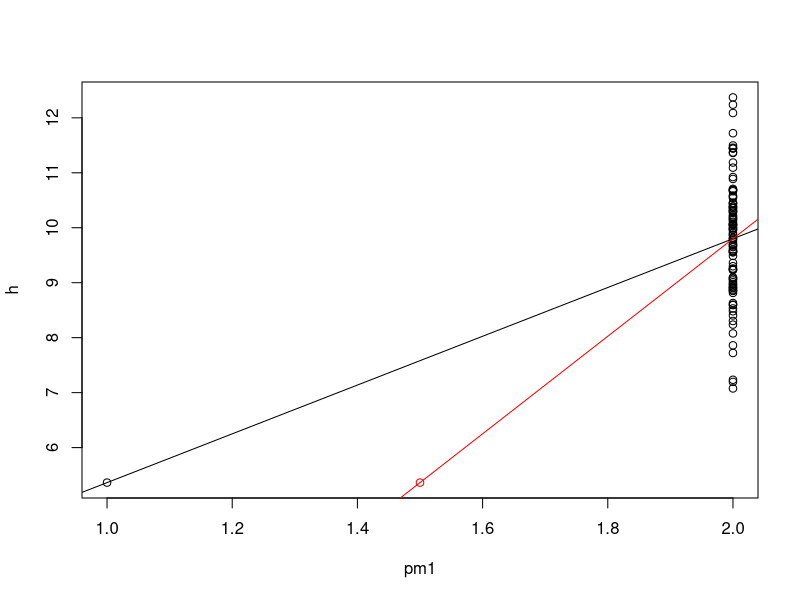

The R source for this figure:
## ---- chunk 1
knitr::opts_chunk$set(echo = TRUE)
## ---- chunk 2
h <- c(rnorm(99,10,1),rnorm(1,5,1))

pm1 <- c(rep(2,99),1)
pm2 <- c(rep(2,99),1.5)

plot(h~pm1)
abline(lm(h~pm1))

points(h[100]~pm2[100], col = "red")
abline(lm(h~pm2), col = "red")
